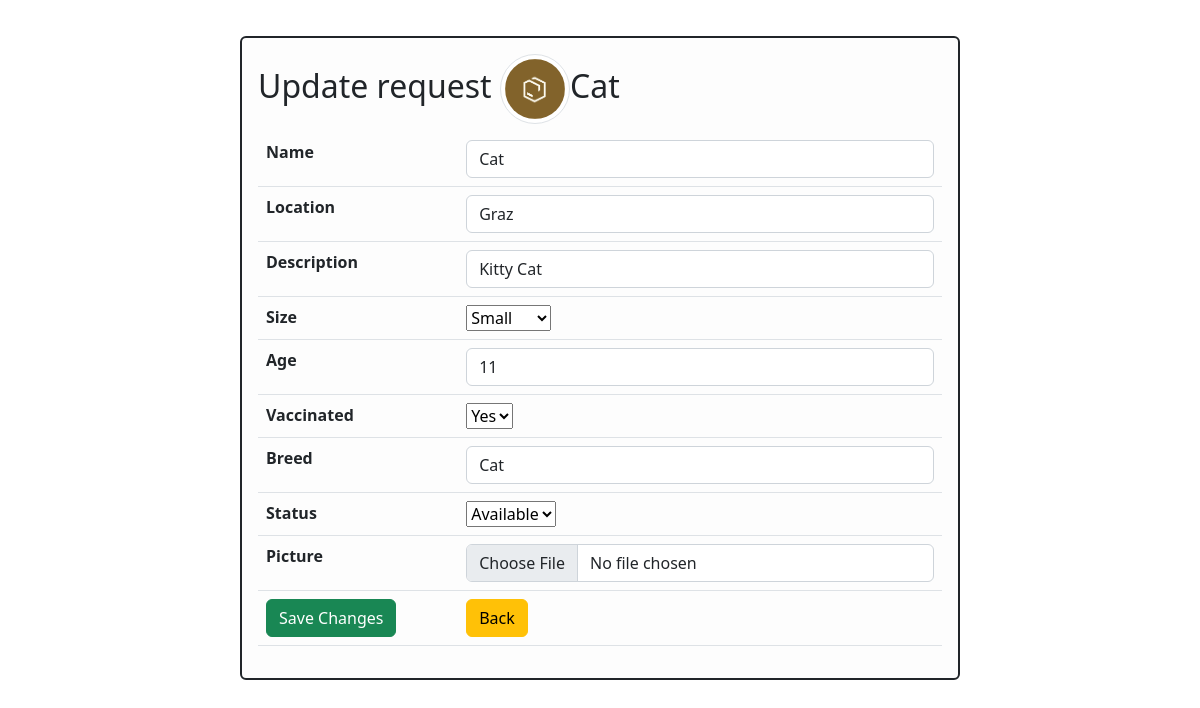
/animal/update.php?id=5 (signed in), run on an earlier commit of the app's database.
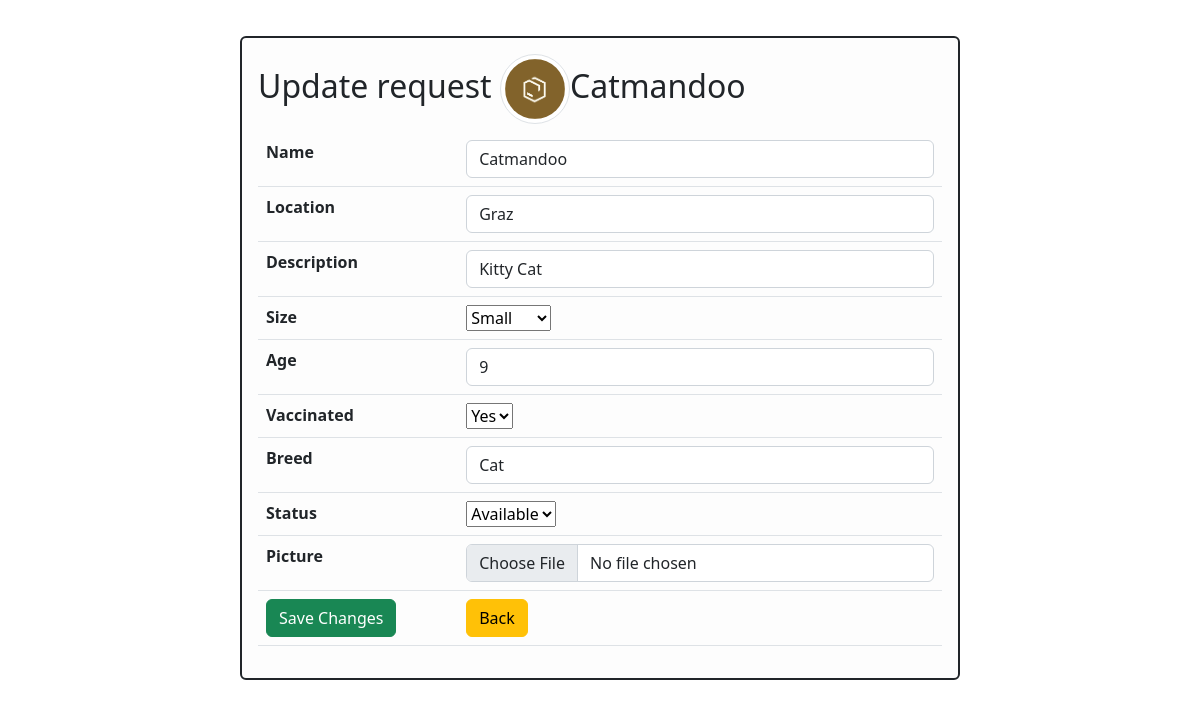
And on a later commit of the database.
### tables this page shows
CREATE TABLE `animal` (
  `id` int(11) NOT NULL,
  `name` varchar(50) NOT NULL,
  `picture` varchar(255) NOT NULL,
  `location` varchar(255) NOT NULL,
  `dis` varchar(255) NOT NULL,
  `size` enum('small','medium','big') NOT NULL,
  `age` int(3) NOT NULL,
  `vaccinated` enum('Yes','No') NOT NULL,
  `breed` varchar(50) NOT NULL,
  `status` enum('Adopted','Available') NOT NULL DEFAULT 'Available'
);

### animal/update.php (the view, shortened to what this page needs)
<?php
require_once '../components/db_connect.php';
if ($_GET['id']) {
    $id = $_GET['id'];
    $sql = "SELECT * FROM animal WHERE id = {$id}";
    $result = mysqli_query($connect, $sql);
    if (mysqli_num_rows($result) == 1) {
        $data = mysqli_fetch_assoc($result);
        $name = $data['name'];
        $location = $data['location'];
        $dis = $data['dis'];
        $age = $data['age'];
        $vaccinated = $data['vaccinated'];
        $breed = $data['breed'];
        $status = $data['status'];
        $picture = $data['picture'];
    } else {
        header("location: error.php");
    }
} else {
    header("location: error.php");
}
?>
<!DOCTYPE html>
<html>
<head>
    <?php require_once '../components/boot.php' ?>
</head>
<body>
    <fieldset class="border border-dark rounded border-2 p-3">
        <legend class='h2'>Update request <img class='img-thumbnail rounded-circle' src='../picture/<?php echo $picture ?>' alt="<?php echo $name ?>"><?php echo $name ?></legend>
        <form action="actions/a_update.php" method="post" enctype="multipart/form-data">
            <table class="table">
                <tr>
                    <th>Name</th>
                    <td><input class="form-control" type="text" name="name" value="<?php echo $name ?>" /></td>
                </tr>
                <tr>
                    <th>Location</th>
                    <td><input class="form-control" type="text" name="location"   value="<?php echo $location ?>" /></td>
                </tr>
                <tr>
                    <th>Description</th>
                    <td><input class="form-control" type="text" name="dis"   value="<?php echo $dis ?>" /></td>
                </tr>
                <th>Size</th>
                <td> <select name="size">
                        <option value="small">Small</option>
                    </select>
                </td>
                <tr>
                    <th>Age</th>
                    <td><input class='form-control' type="number" name="age" value="<?php echo $age ?>"/></td>
                </tr>
                <th>Vaccinated</th>
                <td> <select name="vaccinated" value="<?php echo $vaccinated ?>">
                        <option value="Yes">Yes</option>
                    </select>
                </td>
                <tr>
                    <th>Breed</th>
                    <td><input class='form-control' type="text" name="breed" value="<?php echo $breed ?>"/></td>
                </tr>
                <tr>
                <th>Status</th>
                <td> <select name="status" value="<?php echo $status ?>">
                        <option value="Available">Available</option>
                    </select>
                </td>
                </tr>
                <tr>
                    <th>Picture</th>
                    <td><input class="form-control" type="file" name="picture" value="<?php echo $picture ?>"/></td>
                </tr>
                <tr>
                    <td><button class="btn btn-success" type="submit">Save Changes</button></td>
                    <td><a href="index.php"><button class="btn btn-warning" type="button">Back</button></a></td>
                </tr>
            </table>
        </form>
    </fieldset>
</body>
</html>

What changed in the data, as far as the page shows it:
changed animal "Graz": name "Cat" → "Catmandoo"; age "11" → "9"
